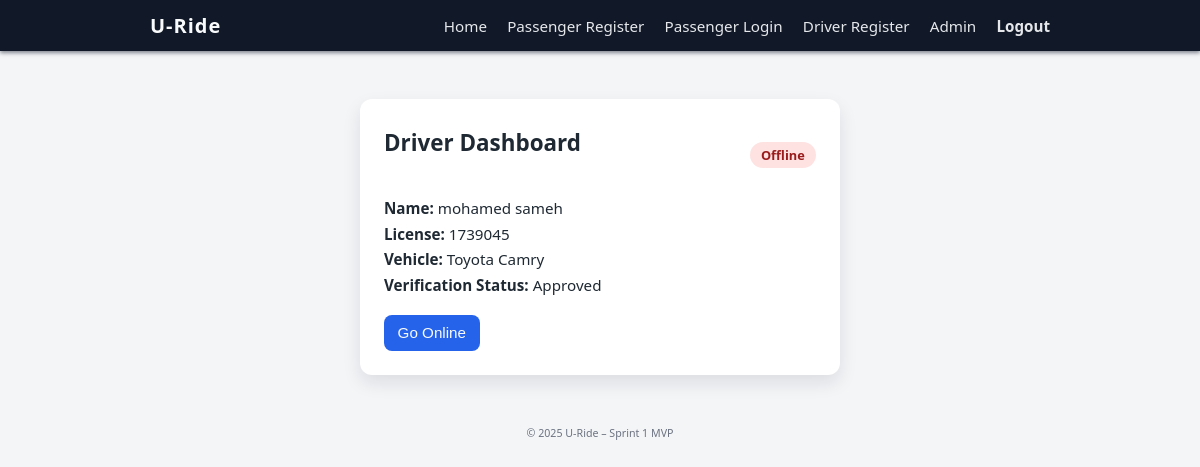
The page /driver/dashboard (signed in) on the database its author committed.
### tables this page shows
CREATE TABLE users (
    id INTEGER PRIMARY KEY AUTOINCREMENT,
    name TEXT NOT NULL,
    email TEXT UNIQUE NOT NULL,
    phone TEXT UNIQUE NOT NULL,
    password_hash TEXT NOT NULL,
    role TEXT NOT NULL CHECK (role IN ('passenger', 'driver', 'admin'))
);

CREATE TABLE drivers (
    id INTEGER PRIMARY KEY AUTOINCREMENT,
    user_id INTEGER NOT NULL,
    license_number TEXT,
    vehicle_info TEXT,
    id_doc_path TEXT,
    license_doc_path TEXT,
    vehicle_doc_path TEXT,
    verification_status TEXT NOT NULL DEFAULT 'pending'
        CHECK (verification_status IN ('pending', 'approved', 'rejected')),
    FOREIGN KEY(user_id) REFERENCES users(id)
);

### app.py (the view)
@app.route("/driver/dashboard", methods=["GET"])
def driver_dashboard():
    if "user_id" not in session or session.get("role") != "driver":
        flash("Please log in as a driver to access your dashboard.")
        return redirect(url_for("passenger_login_page"))
    conn = get_db()
    cursor = conn.cursor()
    cursor.execute("""
        SELECT
            u.name,
            d.id              AS driver_id,
            d.license_number,
            d.vehicle_info,
            d.verification_status,
            COALESCE(ds.is_online, 0) AS is_online
        FROM drivers d
        JOIN users u ON d.user_id = u.id
        LEFT JOIN driver_status ds ON ds.driver_id = d.id
        WHERE u.id = ?
    """, (session["user_id"],))
    driver = cursor.fetchone()
    conn.close()
    if driver is None:
        flash("Driver profile not found. Please complete your registration first.")
        return redirect(url_for("driver_register_page"))
    return render_template("driver_dashboard.html", driver=driver)

### app.py (called while the page is built)
def get_db():
    conn = sqlite3.connect(DB_PATH)
    conn.row_factory = sqlite3.Row
    return conn

### templates/driver_dashboard.html (shortened to what this page needs)
{% extends "base.html" %}
{% block content %}
<div class="card driver-dashboard">
    <div class="card-header-row">
        <h2 class="card-title">Driver Dashboard</h2>
        <span class="status-pill {% if driver.is_online %}status-online{% else %}status-offline{% endif %}">
            {% if driver.is_online %}Online{% else %}Offline{% endif %}
        </span>
    </div>
    <div class="driver-info">
        <p><strong>Name:</strong> {{ driver.name }}</p>
        <p><strong>License:</strong> {{ driver.license_number }}</p>
        <p><strong>Vehicle:</strong> {{ driver.vehicle_info }}</p>
        <p>
            <strong>Verification Status:</strong>
            <span class="badge
                {% if driver.verification_status == 'approved' %}badge-approved
                {% elif driver.verification_status == 'rejected' %}badge-rejected
                {% else %}badge-pending
                {% endif %}
            ">
                {{ driver.verification_status | capitalize }}
            </span>
        </p>
    </div>
    {% if driver.verification_status == "approved" %}
        <form method="POST"
              action="{{ url_for('driver_toggle') }}"
              class="toggle-form">
            <button type="submit" class="btn btn-primary">
                {% if driver.is_online %}
                    Go Offline
                {% else %}
                    Go Online
                {% endif %}
            </button>
        </form>
    {% else %}
        <p class="warning">
            You cannot go online until an admin approves your account.
        </p>
    {% endif %}
</div>
{% endblock %}

### static/style.css (style rules this page uses)
* { box-sizing: border-box; margin: 0; padding: 0; }
body { font-family: system-ui, -apple-system, BlinkMacSystemFont, "Segoe UI", sans-serif; background: #f4f5f7; color: #1f2933; }
.card { background: #ffffff; border-radius: 0.75rem; padding: 1.75rem 1.5rem 1.5rem; box-shadow: 0 8px 18px rgba(15, 23, 42, 0.1); }
.card-title { margin-bottom: 1.5rem; font-size: 1.4rem; font-weight: 600; text-align: center; }
.btn { border-radius: 0.5rem; border: none; padding: 0.6rem 0.85rem; font-size: 0.95rem; cursor: pointer; font-weight: 500; }
.btn-primary { background: #2563eb; color: #f9fafb; }
.driver-dashboard { margin-top: 1rem; }
.card-header-row { display: flex; align-items: center; justify-content: space-between; margin-bottom: 1rem; }
.status-pill { padding: 0.25rem 0.7rem; border-radius: 999px; font-size: 0.8rem; font-weight: 600; }
.status-offline { background: #fee2e2; color: #991b1b; }
.driver-info p { font-size: 0.95rem; margin-bottom: 0.35rem; }
.toggle-form { margin-top: 1.25rem; }

### rows shown on the page
users: name "mohamed sameh"
drivers: license_number "1739045", vehicle_info "Toyota Camry", verification_status "Approved"
